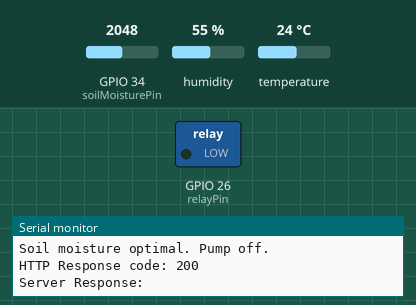
A sketch run on a simulated ESP32. Parts: switched loads named in the sketch (green lamp = pin HIGH), the last lines printed to the serial monitor. Inputs (shaded band) come from the test bench; at power-on: GPIO 34 (soilMoisturePin) = 2048, humidity 55 %, temperature 24 °C. WiFi joins after 1.5 s; servers stay silent unless stated; uploads are accepted with an empty reply.

Above: at 2.7 s.
2.8 s: GPIO 34 (soilMoisturePin) set to 2386
13.0 s: GPIO 34 (soilMoisturePin) set to 2526
At 22.4 s:
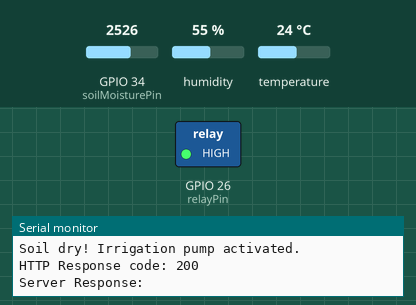
23.4 s: GPIO 34 (soilMoisturePin) set to 2047
At 33.3 s:
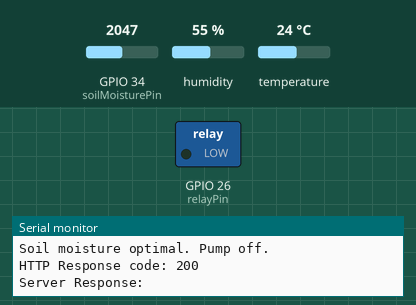
33.6 s: GPIO 34 (soilMoisturePin) set to 2866
At 43.3 s:
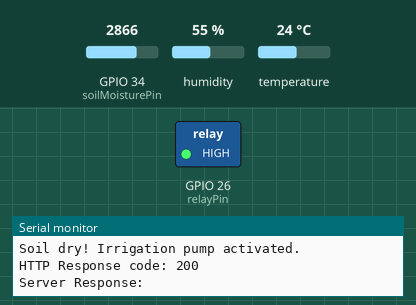
Timing chart, 0 to 44.8 s (numbered marks = the images above; inputs shaded):
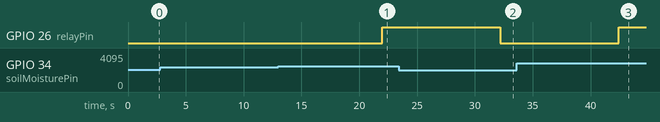

The sketch:

esp32_iot_logger.ino
```cpp
#include <WiFi.h>
#include <HTTPClient.h>
#include <DHT.h>

// Replace with your network credentials
const char* ssid = "YOUR_WIFI_SSID";
const char* password = "YOUR_WIFI_PASSWORD";

// Replace with your server endpoint URL (e.g., local server IP or domain)
const char* serverUrl = "http://YOUR_SERVER_IP/smart_agri/save_data.php";

// Sensor Pins & Type
#define DHTPIN 4
#define DHTTYPE DHT11
DHT dht(DHTPIN, DHTTYPE);

const int soilMoisturePin = 34;
const int relayPin = 26;

// Configuration Thresholds
const int moistureThreshold = 40; // Percentage below which irrigation triggers

void setup() {
  Serial.begin(115200);

  pinMode(soilMoisturePin, INPUT);
  pinMode(relayPin, OUTPUT);
  digitalWrite(relayPin, LOW); // Pump OFF initially

  dht.begin();

  // Connect to Wi-Fi
  WiFi.begin(ssid, password);
  Serial.print("Connecting to Wi-Fi");
  while (WiFi.status() != WL_CONNECTED) {
    delay(500);
    Serial.print(".");
  }
  Serial.println("\nConnected! IP address: ");
  Serial.println(WiFi.localIP());
}

void loop() {
  if (WiFi.status() == WL_CONNECTED) {
    // Read Sensors
    float humidity = dht.readHumidity();
    float temperature = dht.readTemperature();
    int rawMoisture = analogRead(soilMoisturePin);

    // Convert raw ADC (0-4095) to moisture percentage (0-100%)
    int moisturePercent = map(rawMoisture, 4095, 0, 0, 100);
    moisturePercent = constrain(moisturePercent, 0, 100);

    if (isnan(humidity) || isnan(temperature)) {
      Serial.println("Failed to read from DHT sensor!");
      return;
    }

    // Automated Irrigation Logic
    if (moisturePercent < moistureThreshold) {
      digitalWrite(relayPin, HIGH); // Turn Pump ON
      Serial.println("Soil dry! Irrigation pump activated.");
    } else {
      digitalWrite(relayPin, LOW); // Turn Pump OFF
      Serial.println("Soil moisture optimal. Pump off.");
    }

    // Prepare HTTP POST Request
    HTTPClient http;
    http.begin(serverUrl);
    http.addHeader("Content-Type", "application/x-www-form-urlencoded");

    String httpRequestData = "temperature=" + String(temperature) +
                             "&humidity=" + String(humidity) +
                             "&moisture=" + String(moisturePercent);

    int httpResponseCode = http.POST(httpRequestData);

    if (httpResponseCode > 0) {
      String response = http.getString();
      Serial.println("HTTP Response code: " + String(httpResponseCode));
      Serial.println("Server Response: " + response);
    } else {
      Serial.println("Error sending POST: " + String(httpResponseCode));
    }

    http.end();
  } else {
    Serial.println("WiFi Disconnected");
  }

  // Send data every 10 seconds
  delay(10000);
}
```

Measured:
- the behaviour switches between 2457 and 2458 on GPIO 34 (soilMoisturePin) (found by bisection; images 0 and 1)
- after the input at 13.0 s, GPIO 26 (relayPin): LOW → HIGH after 9.0 s
- after the input at 23.4 s, GPIO 26 (relayPin): HIGH → LOW after 8.8 s
- after the input at 33.6 s, GPIO 26 (relayPin): LOW → HIGH after 8.8 s
